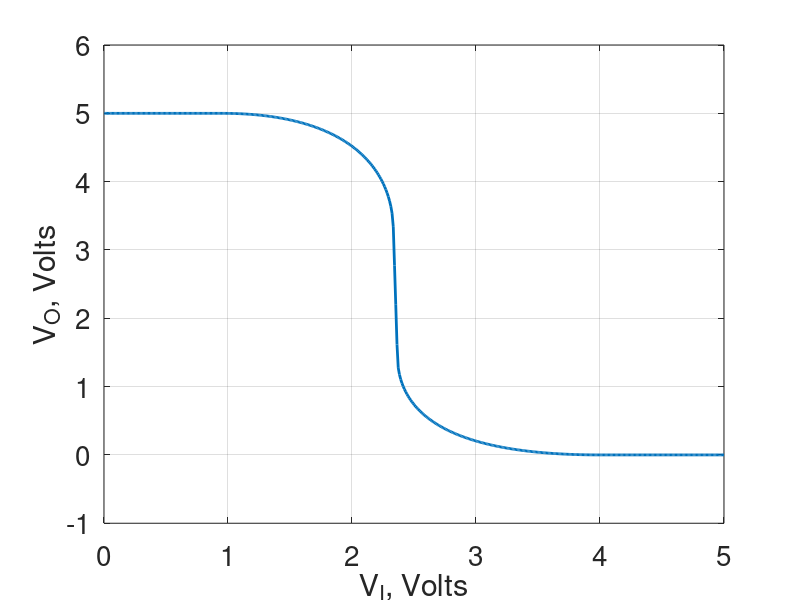

MATLAB code for this plot: (Note: this script raises an error after producing the figure.)
%% ECE 342 - Derek Haas and Cameron Sullivan - Lab Task 3 Part 2 MATLAB

close all;

%% Plot Voltage Transfer Characteristic of CMOS

data = csvread('CMOS_VTC_stage1.CSV');
Vin = data(:, 1);
Vout = data(:, 3);

figure(1);

plot(Vin, Vout, 'linewidth', 2);
set(gca,'fontsize',20);
% title('Simulated Voltage Transfer Characteristic of the 3-Stage CMOS Inverter');
xlabel('V_{I}, Volts')
ylabel('V_{O}, Volts');
grid on;
ylim([-1 6])

%% Plot transient response of stage 1.

data = csvread('CMOS_transient_stage1.CSV');
time = data(:, 1);
stage1 = data(:, 2);

plot(time * 1e3, stage1,'linewidth',2);
set(gca,'fontsize',20);
% title('CMOS Inverter Transient Response');
ylabel('v_{O}, Volts');
xlabel('Time, ms');
grid on;
xlim([0.8 1.6]);

%% Plot Output of Stage 1 and Stage 2 to determine propagation delay.

data = csvread('CMOS_transient_stage1.CSV');
time = data(:, 1);
stage1 = data(:, 2);

figure(2);
plot(time * 1e3, stage1,'linewidth',1.8);
set(gca,'fontsize',20);
title('CMOS Transient Simulation: Stage 1 and Stage 2 Propagation Delay');
xlabel('Time, ms');
ylabel('V_{O}, Volts');
grid on;
ylim([-1 6]);
hold on;

data = csvread('CMOS_transient_stage2.CSV');
time = data(:, 1);
stage2 = data(:, 2);

plot(time * 1e3, stage2,'linewidth',1.8);
xlim([999.965e-3 1000.1e-3]);

legend('Stage 1', 'Stage 2');